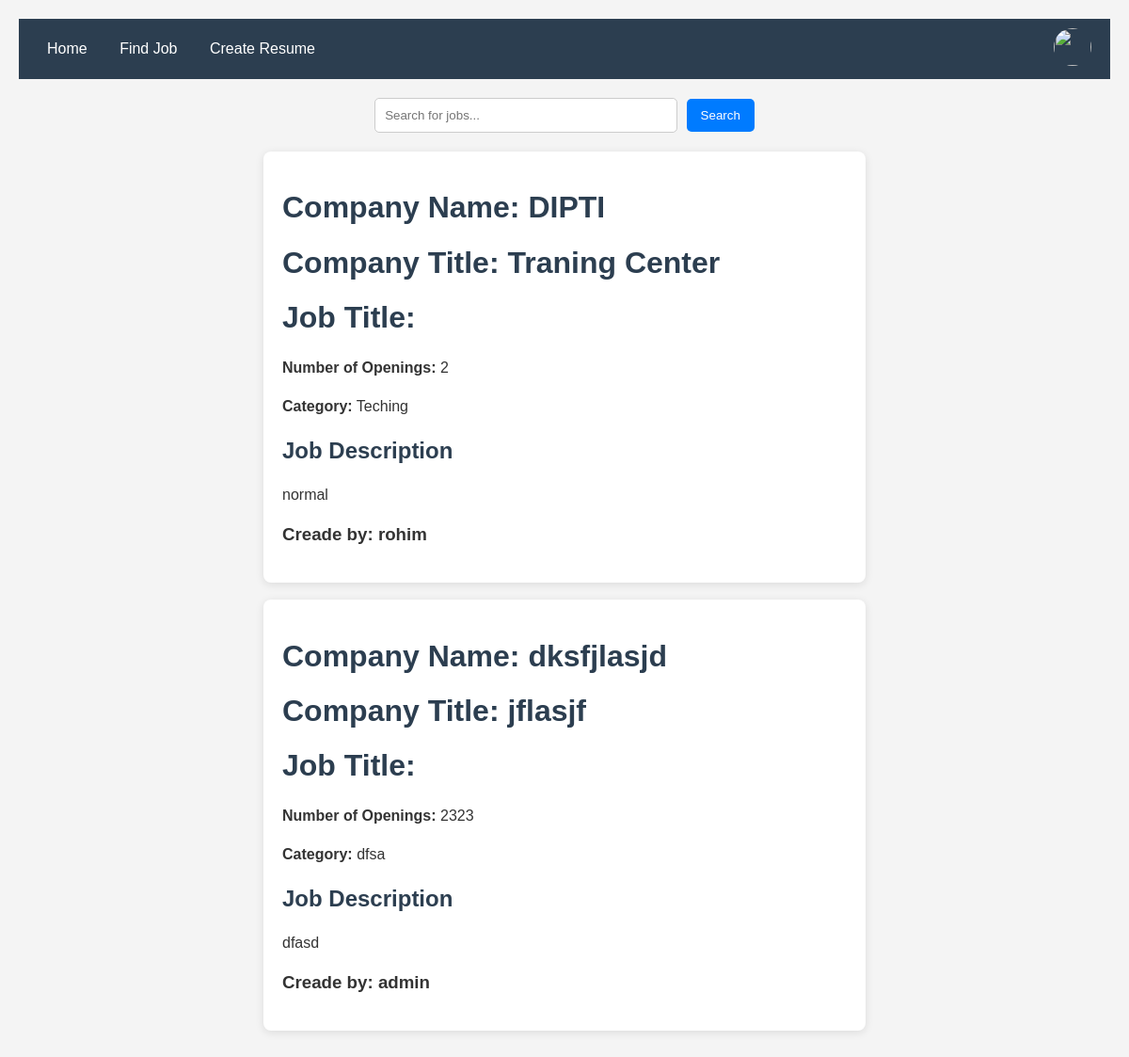
The page /findjobPage (signed in) on the database its author committed.
### app/models.py (models this page shows, shortened)
class CreateJobModel(models.Model):
    user=models.ForeignKey(CustomUser,on_delete=models.CASCADE,null=True)
    com_name = models.CharField(max_length=255,null=True)
    com_title = models.CharField(max_length=255,null=True)
    com_description = models.TextField(null=True)
    com_logo = models.ImageField(upload_to='company_logos/',null=True)
    com_location = models.CharField(max_length=255,null=True)
    job_title = models.CharField(max_length=255,null=True)
    num_openings = models.PositiveIntegerField(null=True)
    category = models.CharField(max_length=255,null=True)
    job_description = models.TextField(null=True)
    qualifications = models.TextField(null=True)
    salary = models.CharField(max_length=100,null=True)  # Consider using DecimalField for precise salary values
    deadline = models.DateField(null=True)

class CustomUser(AbstractUser):
    User_Type=[
        ("admin","Admin"),
        ("recuter","Recuter"),
        ("seckeer","Seckeer"),
    ]
    Gender_Type=[
        ("male","Male"),
        ("female","Female")
    ]
    UserType=models.CharField(choices=User_Type,max_length=100,null=True)
    GenderType=models.CharField(choices=Gender_Type,max_length=100,null=True)
    City=models.CharField(max_length=100,null=True)
    Pic=models.ImageField(upload_to="user_img",null=True)

### project/views.py (the view)
# urls.py: path('findjobPage',findjobPage,name="findjobPage"),
def findjobPage(request):
    current_user = request.user
    data = CreateJobModel.objects.all()
    return render(request,"core_conten/findjobPage.html",{"data":data})

### template/core_conten/findjobPage.html (shortened to what this page needs)
{% extends "include/m.html" %}
{% block body %}
<!DOCTYPE html>
<html lang="en">
<head>
    <link rel="stylesheet" href="static/findjobPage.css">
</head>
<body>
    <div class="search-bar">
        <input type="text" placeholder="Search for jobs...">
        <button type="button">Search</button>
    </div>
    {% for i in data %}
    <div class="job-ad">
        <h1>Company Name: {{i.com_name}}</h1>
        <h1>Company Title: {{i.com_title}}</h1>
        <h1>Job Title: {{i.JobTitle}}</h1>
        <p><strong>Number of Openings:</strong> {{i.num_openings}}</p>
        <p><strong>Category:</strong> {{i.category}}</p>
        <h2>Job Description</h2>
        <p>{{i.job_description}}</p>
        <h3>Creade by: {{i.user.username}} </h3> {% comment %} juset fan {% endcomment %}
    </div>
    <br>
    {% endfor %}
</body>
</html>
{% endblock body %}

### template/include/m.html (shortened to what this page needs)
<!DOCTYPE html>
<html lang="en">
<head>
</head>
<body>
    {% include "include/navber.html" %}
    {% block body %}
    {% endblock body %}
</body>
</html>

### template/include/navber.html (shortened to what this page needs)
<div class="navbar">
    <div class="left">
        <a href="{% url "homePage" %}">Home</a>
        <a href="{% url "findjobPage" %}">Find Job</a>
        <a href="#">Create Resume</a>
    </div>
    <div class="right">
    {% if user.is_authenticated %}
        <div class="if_login">
            <img src="/{{user.Pic}}" alt="" class="profile-pic">
        </div>
    {% else %}
        <a href="{% url "loginPage" %}" target="mane">Login</a>
    {% endif %}
    </div>
</div>

### static/findjobPage.css (style rules this page uses)
body { font-family: Arial, sans-serif; background-color: #f4f4f4; color: #333; margin: 0; padding: 20px; }
.job-ad { background: white; border-radius: 8px; box-shadow: 0 2px 10px rgba(0, 0, 0, 0.1); padding: 20px; max-width: 600px; margin: auto; }
h1, h2 { color: #2c3e50; }
p { line-height: 1.6; }
a { color: #2980b9; text-decoration: none; }
.search-bar { margin: 20px; text-align: center; }
.search-bar input[type="text"] { padding: 10px; width: 300px; border: 1px solid #ccc; border-radius: 5px; }
.search-bar button { padding: 10px 15px; margin-left: 5px; border: none; background-color: #007BFF; color: white; border-radius: 5px; cursor: pointer; }

### template/include/m.html (style rules this page uses)
body { font-family: Arial, sans-serif; margin: 0; padding: 0; }
.navbar { display: flex; justify-content: space-between; align-items: center; background-color: #2c3e50; padding: 10px 20px; color: white; }
.navbar a { color: white; text-decoration: none; margin: 0 10px; }
.navbar .left a { margin-right: 20px; }
.navbar .right { position: relative; display: inline-block; }
.navbar .right .profile-pic { width: 40px; height: 40px; border-radius: 50%; cursor: pointer; }

### rows shown on the page
CreateJobModel: com_name "DIPTI", com_title "Traning Center", num_openings "2", category "Teching", job_description "normal", user.username "rohim"
CreateJobModel: com_name "dksfjlasjd", com_title "jflasjf", num_openings "2323", category "dfsa", job_description "dfasd", user.username "admin"
